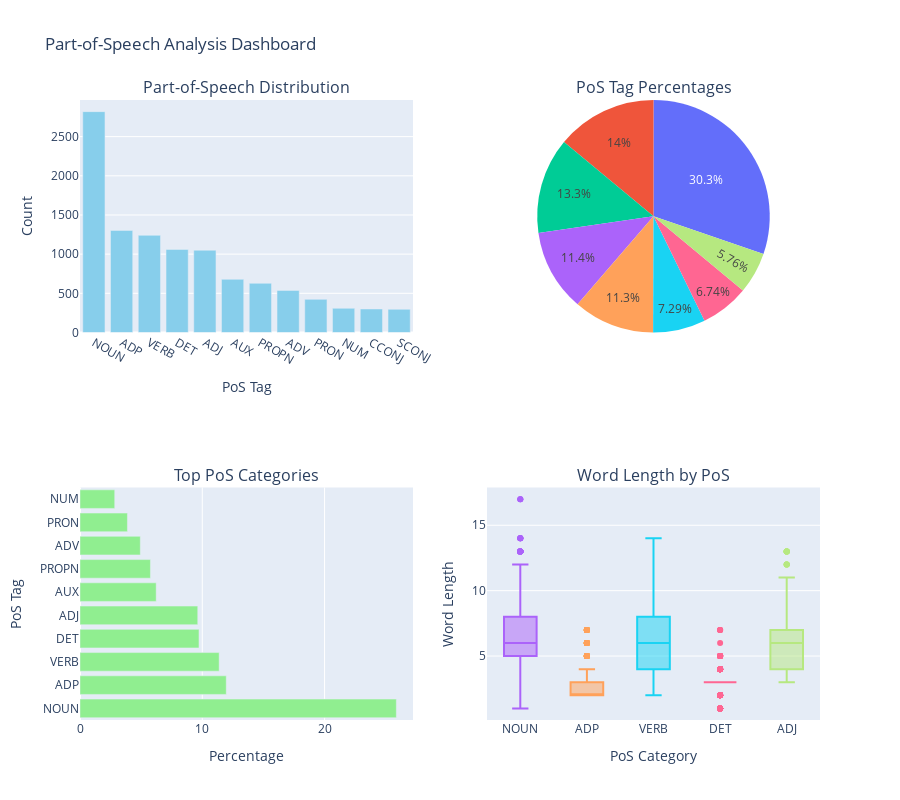

Notebook cell for this chart:
### Code cell
# 2. Part-of-Speech Visualizations
print("Creating PoS visualizations...")

# Prepare PoS data for visualization
pos_df = pd.DataFrame([(k, v) for k, v in sorted_pos], columns=['PoS_Tag', 'Count'])
pos_df['Description'] = pos_df['PoS_Tag'].apply(lambda x: spacy.explain(x) or x)
pos_df['Percentage'] = (pos_df['Count'] / total_tokens * 100).round(2)

# Create PoS visualization dashboard
fig_pos = make_subplots(
    rows=2, cols=2,
    subplot_titles=('Part-of-Speech Distribution', 'PoS Tag Percentages',
                   'Top PoS Categories', 'Word Length by PoS'),
    specs=[[{"type": "bar"}, {"type": "pie"}],
           [{"type": "bar"}, {"type": "box"}]]
)

# 1. PoS distribution bar chart
fig_pos.add_trace(
    go.Bar(x=pos_df['PoS_Tag'][:12], y=pos_df['Count'][:12],
           marker_color='skyblue', name='Count'),
    row=1, col=1
)

# 2. PoS percentage pie chart
fig_pos.add_trace(
    go.Pie(labels=pos_df['PoS_Tag'][:8], values=pos_df['Count'][:8],
           name="PoS Distribution"),
    row=1, col=2
)

# 3. Horizontal bar chart for better readability
fig_pos.add_trace(
    go.Bar(x=pos_df['Percentage'][:10], y=pos_df['PoS_Tag'][:10], 
           orientation='h', marker_color='lightgreen', name='Percentage'),
    row=2, col=1
)

# 4. Box plot of word lengths by PoS category
word_lengths_by_pos = defaultdict(list)
for pos_item in all_pos_data:
    word_lengths_by_pos[pos_item['pos']].append(len(pos_item['text']))

# Select top 5 PoS categories for box plot
top_pos_for_box = sorted_pos[:5]
for pos_type, _ in top_pos_for_box:
    fig_pos.add_trace(
        go.Box(y=word_lengths_by_pos[pos_type], name=pos_type),
        row=2, col=2
    )

# Update layout
fig_pos.update_layout(height=800, showlegend=False,
                      title_text="Part-of-Speech Analysis Dashboard")
fig_pos.update_xaxes(title_text="PoS Tag", row=1, col=1)
fig_pos.update_yaxes(title_text="Count", row=1, col=1)
fig_pos.update_xaxes(title_text="Percentage", row=2, col=1)
fig_pos.update_yaxes(title_text="PoS Tag", row=2, col=1)
fig_pos.update_xaxes(title_text="PoS Category", row=2, col=2)
fig_pos.update_yaxes(title_text="Word Length", row=2, col=2)

fig_pos.show()

print("✅ PoS visualizations created!")

### Figure 1 — Plotly figure (JSON) as saved in the notebook; plotly's stock layout.template omitted (floating-point values rounded to 4 significant figures; data arrays with more than 128 entries replaced by an {"elided": "..."} marker saying what was removed)
{"data": [{"marker": {"color": "skyblue"}, "name": "Count", "type": "bar", "x": ["NOUN", "ADP", "VERB", "DET", "ADJ", "AUX", "PROPN", "ADV", "PRON", "NUM", "CCONJ", "SCONJ"], "xaxis": "x", "y": [2819, 1303, 1240, 1060, 1050, 679, 628, 537, 423, 309, 300, 296], "yaxis": "y"}, {"domain": {"x": [0.55, 1], "y": [0.625, 1]}, "labels": ["NOUN", "ADP", "VERB", "DET", "ADJ", "AUX", "PROPN", "ADV"], "name": "PoS Distribution", "type": "pie", "values": [2819, 1303, 1240, 1060, 1050, 679, 628, 537]}, {"marker": {"color": "lightgreen"}, "name": "Percentage", "orientation": "h", "type": "bar", "x": [25.87, 11.96, 11.38, 9.73, 9.63, 6.23, 5.76, 4.93, 3.88, 2.84], "xaxis": "x2", "y": ["NOUN", "ADP", "VERB", "DET", "ADJ", "AUX", "PROPN", "ADV", "PRON", "NUM"], "yaxis": "y2"}, {"name": "NOUN", "type": "box", "xaxis": "x3", "y": {"elided": "2819 int values"}, "yaxis": "y3"}, {"name": "ADP", "type": "box", "xaxis": "x3", "y": {"elided": "1303 int values"}, "yaxis": "y3"}, {"name": "VERB", "type": "box", "xaxis": "x3", "y": {"elided": "1240 int values"}, "yaxis": "y3"}, {"name": "DET", "type": "box", "xaxis": "x3", "y": {"elided": "1060 int values"}, "yaxis": "y3"}, {"name": "ADJ", "type": "box", "xaxis": "x3", "y": {"elided": "1050 int values"}, "yaxis": "y3"}], "layout": {"annotations": [{"font": {"size": 16}, "showarrow": false, "text": "Part-of-Speech Distribution", "x": 0.225, "xanchor": "center", "xref": "paper", "y": 1, "yanchor": "bottom", "yref": "paper"}, {"font": {"size": 16}, "showarrow": false, "text": "PoS Tag Percentages", "x": 0.775, "xanchor": "center", "xref": "paper", "y": 1, "yanchor": "bottom", "yref": "paper"}, {"font": {"size": 16}, "showarrow": false, "text": "Top PoS Categories", "x": 0.225, "xanchor": "center", "xref": "paper", "y": 0.375, "yanchor": "bottom", "yref": "paper"}, {"font": {"size": 16}, "showarrow": false, "text": "Word Length by PoS", "x": 0.775, "xanchor": "center", "xref": "paper", "y": 0.375, "yanchor": "bottom", "yref": "paper"}], "height": 800, "showlegend": false, "title": {"text": "Part-of-Speech Analysis Dashboard"}, "xaxis": {"anchor": "y", "domain": [0, 0.45], "title": {"text": "PoS Tag"}}, "xaxis2": {"anchor": "y2", "domain": [0, 0.45], "title": {"text": "Percentage"}}, "xaxis3": {"anchor": "y3", "domain": [0.55, 1], "title": {"text": "PoS Category"}}, "yaxis": {"anchor": "x", "domain": [0.625, 1], "title": {"text": "Count"}}, "yaxis2": {"anchor": "x2", "domain": [0, 0.375], "title": {"text": "PoS Tag"}}, "yaxis3": {"anchor": "x3", "domain": [0, 0.375], "title": {"text": "Word Length"}}}}
